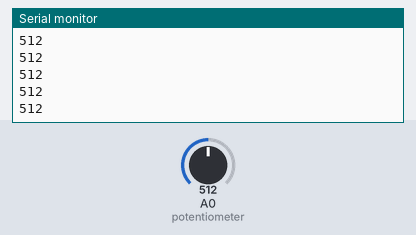
Recording of a sketch running on a simulated Arduino Uno, built with avr-gcc and run on an emulated ATmega328P. Parts: the last lines printed to the serial monitor. Inputs (shaded band) come from the test bench; at power-on: A0 (potentiometer) = 512.

Above: at 1.2 s.
1.3 s: A0 (potentiometer) set to 716
At 2.1 s:
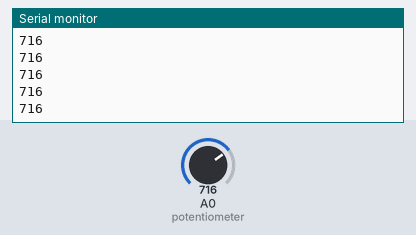
2.8 s: A0 (potentiometer) set to 900
At 3.9 s:
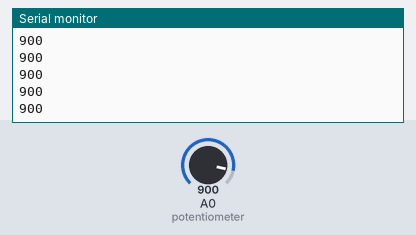
Timing chart, 0 to 5.8 s (numbered marks = the images above; inputs shaded):
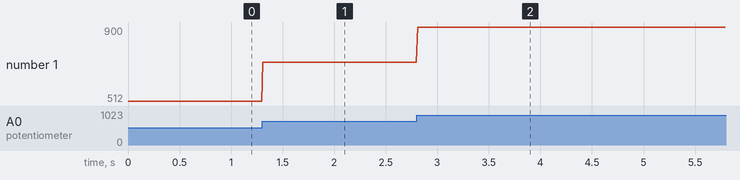

Measured:
- after the input at 1.3 s, the serial monitor: prints a new line at once (image 1)
- after the input at 2.8 s, the serial monitor: prints a new line at once (image 2)
- plotted number 1: 512 → 716 after the input at 1.3 s, 716 → 900 after the input at 2.8 s

The sketch:

p5_potentiometer_trial.ino
```cpp
void setup() {
  Serial.begin(9600);  // Start Serial communication at 9600 baud
}

void loop() {
  int potValue = analogRead(A0); // Read potentiometer value from pin A0
  Serial.println(potValue);     // Send the value over Serial
  delay(10);                    // Small delay to avoid overwhelming Serial
}
```
